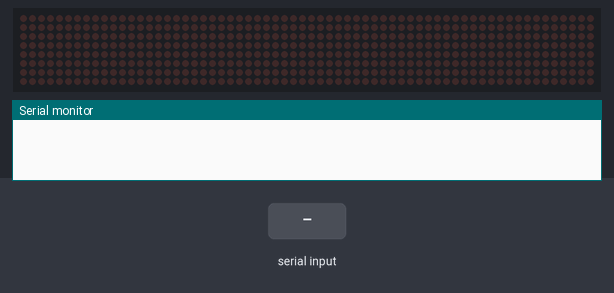
Simulated run of this sketch. Board: Arduino Uno, built with avr-gcc and run on an emulated ATmega328P. On the bench: 64×8 LED matrix, the last lines printed to the serial monitor. The test bench sets the inputs (shaded band).

Above: at 2.0 s.
2.1 s: "digitalStartTimer:1\n" received over Serial
At 4.3 s:
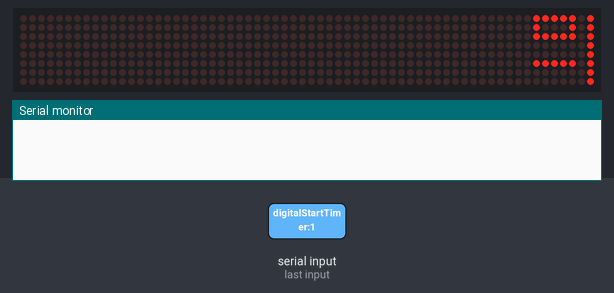
5.1 s: "digitalStartTimer" received over Serial
At 7.8 s:
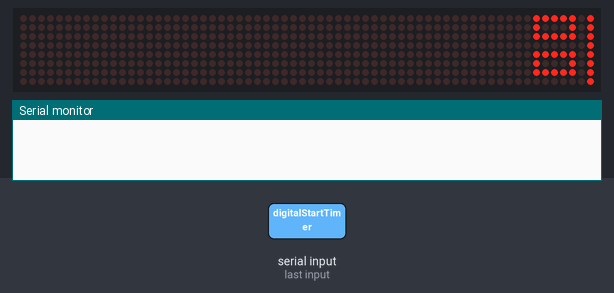
8.1 s: "90:45\n" received over Serial
At 8.9 s:
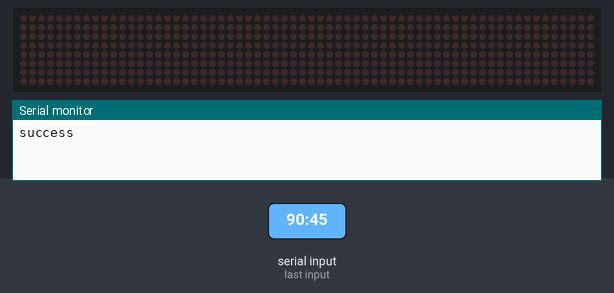
10.8 s: "digitalStopTimer:1\n" received over Serial
Timing chart, 0 to 13.8 s (numbered marks = the images above; inputs shaded):
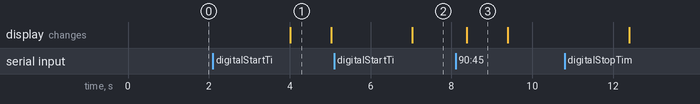

Measured:
- after the input at 2.1 s, the display: changes after 1.9 s (image 1)
- after the input at 5.1 s, the display: changes after 1.9 s (image 2)
- after the input at 8.1 s, the display: changes after 0.28 s (image 3)
- what the display in image 1 shows lasts 1.0 s, from 4.0 s to 5.0 s

The sketch:

Arduino_Productivity_Timer.ino
```cpp
/*
Project: Productivity Timer
Author: Priyansh Bajaj
*/

//Arduino library for MAX7219
#include <LedControl.h>

int DataIn = 10;
int CS = 11;
int CLK = 12;
LedControl lc = LedControl(DataIn, CLK, CS, 0);

String serialStringData = "";
int digitalInterval;
bool boltAnimationEnabled = false;

//Hex Dump
byte timerByte[28][4] = {{\
// Numbers 0-9
       0x7C,0x44,0x7C,0x00}, {
       0x00,0x7c,0x00,0x00}, {
       0x74,0x54,0x5c,0x00}, {
       0x54,0x54,0x7C,0x00}, {
       0x1c,0x10,0x7C,0x00}, {
       0x5c,0x54,0x74,0x00}, {
       0x7c,0x54,0x74,0x00}, {
       0x04,0x04,0x7c,0x00}, {
       0x7c,0x54,0x7c,0x00}, {
       0x5c,0x54,0x7c,0x00}, {
// Symbol Cross
       0x81,0x42,0x24,0x18}, {
       0x18,0x24,0x42,0x81}, {
// Bolt Animation
       0x18,0x00,0x24,0x18}, {
       0x42,0x3c,0x00,0xff}, {
       0x00,0x24,0x18,0x42}, {
       0x3c,0x00,0xff,0x00}, {
       0x24,0x18,0x42,0x3c}, {
       0x00,0xff,0x00,0x3c}, {
       0x18,0x42,0x3c,0x00}, {
       0xff,0x00,0x3c,0x42}, {
       0x42,0x3c,0x00,0xff}, {
       0x00,0x3c,0x42,0x18}, {
       0x3c,0x00,0xff,0x00}, {
       0x3c,0x42,0x18,0x24}, {
       0x00,0xff,0x00,0x3c}, {
       0x42,0x18,0x24,0x00}, {
       0xff,0x00,0x3c,0x42}, {
       0x18,0x24,0x00,0x18}  };

byte addAnalogCount(byte byteToOperate, int ledCount, int index) {
  byteToOperate++;
  for (int i = 8; i >= 0; i--) {
    if (ledCount <= i && index == i) {
      byteToOperate--;
    }
  }
  return byteToOperate;
}

String showBoltAnimation(){
  if (!boltAnimationEnabled) return "success";
  for (int i = 12; i < 28; i+=2){
    for (int j = 0; j < 4; j++) {
      lc.setRow(0, j, timerByte[i][j]);
      lc.setRow(0, j + 4, timerByte[i+1][j]);
    }
    if (i==12){
      delay(150); // extra delay in start of animation
    }
    delay(350);
  }
  for (int i = 26; i > 10; i-=2){
    for (int j = 0; j < 4; j++) {
      lc.setRow(0, j, timerByte[i][j]);
      lc.setRow(0, j + 4, timerByte[i+1][j]);
    }
    delay(350);
  }
  delay(500); // extra delay for end of animation
  lc.clearDisplay(0);
  return "success";
}

void updateTimerMatrix(int num, int count) {
  if (num > 99 || num < 0) {
    //if number invalid
    for (int i = 0; i < 4; i++) {
      // Printing X to display
      lc.setRow(0, i, timerByte[10][i]);
      lc.setRow(0, i + 4, timerByte[11][i]);
    }
  } else {
    //if number valid
    int tensDigit = (num / 10) % 10;
    int onesDigit = num - (tensDigit * 10);
    for (int i = 0; i < 4; i++) {
      lc.setRow(0, i, addAnalogCount(timerByte[tensDigit][i], count, i));
      lc.setRow(0, i + 4, addAnalogCount(timerByte[onesDigit][i], count, i + 4));
    }
  }
}

String digitalStartTimer(int digInterval) {
  //digInterval is timer duration in seconds
  digitalInterval = digInterval + 1; // to compensate while loop decrement
  int analogInterval = digInterval;
  int analogCount = 8; //LEDs that represent remaining time
  while (digitalInterval--) {
    updateTimerMatrix(digitalInterval, analogCount);
    if (analogInterval == digitalInterval) {
      analogInterval = digitalInterval - digInterval / 8;
      analogCount--;
    }
    if (analogCount==0){
      delay(650);
      lc.clearDisplay(0);
      delay(350);
      updateTimerMatrix(digitalInterval, analogCount);
    }
    else
      delay(1000);
    while (Serial.available()) {
      serialStringData = Serial.readString();
      serialStringData.trim();
      Serial.println(serialCommandHandler(serialStringData));
    }
  }
  delay(350);
  lc.clearDisplay(0);
  showBoltAnimation();
  return "success";
}

String digitalStopTimer() {
  digitalInterval = 0;
  lc.clearDisplay(0);
  return "success";
}

String serialCommandHandler(String data) {
  int param = (data.substring(data.indexOf(':')+1)).toInt();
  data = data.substring(0, data.indexOf(':')); // strip param from data
  if (data == "digitalStartTimer") {
    boltAnimationEnabled = false;
    return digitalStartTimer(param);
  }
  else if (data == "digitalStartAnimationTimer") {
    boltAnimationEnabled = true;
    return digitalStartTimer(param);
  }
  else if (data == "digitalStopTimer") {
    return digitalStopTimer();
  }
  return "fail";
}

void setup() {
  lc.shutdown(0, false); // Wakeup Display "0"
  lc.setIntensity(0, 1); // Minimum Brightness
  lc.clearDisplay(0); // Clear Display "0"
  Serial.begin(9600);
}

void loop() {
  delay(1000);
  while (Serial.available()) {
    serialStringData = Serial.readString();
    serialStringData.trim();
    Serial.println(serialCommandHandler(serialStringData));
  }
}
```
